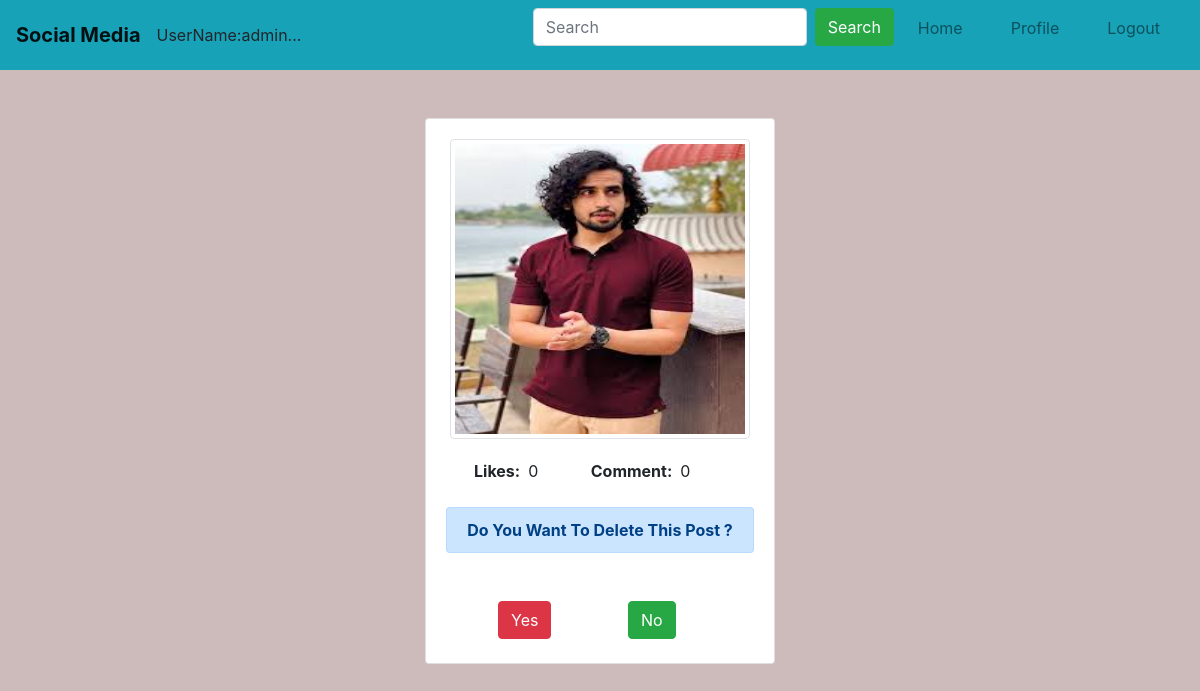
Page /user/upload_edit/4 (signed in) on the committed database.
### user1app/models.py (models this page shows, shortened)
class upload(models.Model):
    user=models.ForeignKey(User,on_delete=models.CASCADE)
    post=models.FileField(upload_to='media',null=True)
    date_posted=models.DateTimeField(auto_now_add=True)
    def like_count(self):
        return self.like_set.all().count()
    def comment_count(self):
        return self.comment_set.all().count()

### user1app/views.py (the view)
# urls.py: path('upload_edit/<int:id>',views.upload_edit,name='upload_edit'),
@login_required
def upload_edit(request,id):
    data=upload.objects.get(id=id)
    if data.post.name.lower().endswith(('.jpg','.png','.jpeg')):
        data.file_type = 'image'
    elif data.post.name.lower().endswith('.mp4'):
        data.file_type = 'video'
    elif data.post.name.lower().endswith(('.mp3', '.wav', '.ogg')):
        data.file_type = 'audio'
    else:
        data.file_type = 'other'
    return render(request,'upload_edit.html',{'data':data})

### templates/upload_edit.html (shortened to what this page needs)
{% extends 'base.html' %}
{% load static %}
{% block content %}
{% include 'navbar.html' %}
<div class="container">
    <div class="row">
        <div class="offset-md-4 col-md-4">
            <div class="card mt-5">
                <div class="card-body">
                    <center>
                        {% if data %}
    {% if data.file_type == 'image' %}
        <img src="{{ data.post.url }}" class="img-thumbnail" style="width: 300px; height: 300px;">
    {% elif data.file_type == 'video' %}
        <video width="300" height="300" controls>
            <source src="{{ data.post.url }}" type="video/mp4">
            Your browser does not support the video tag.
        </video>
    {% elif data.file_type == 'audio' %}
        <audio controls>
            <source src="{{ data.post.url }}" type="audio/mpeg">
            Your browser does not support the audio tag.
        </audio>
    {% else %}
        <a href="{{ data.post.url }}" target="_blank">{{ data.post.name }}</a>
    {% endif %}
{% endif %}
                </center>
                </div>
                <div>
                <strong class="mr-2 ml-5" >Likes:</strong>{{data.like_count}}
                <strong class="mr-2 ml-5">Comment:</strong>{{data.comment_count}}
            </div>
            <div class="text-center" style="margin-top: 10%;margin-bottom: 10%;">
                <strong class="alert alert-primary">Do You Want To Delete This Post ?</strong>
            </div>
            <div class="m-4">
                <a href="{% url 'upload_delete' data.id %}" class="btn btn-danger mr-4 ml-5">Yes</a>
                <a href="{% url 'Profile' %}" class="btn btn-success mr-4 ml-5">No</a>
            </div>
            </div>
        </div>
    </div>
</div>
{% endblock %}

### templates/navbar.html (shortened to what this page needs)
<nav class="navbar navbar-expand-lg navbar-light bg-info">
  <b><a class="navbar-brand" href="#">Social Media</a></b> UserName:{{user}}...
  <div class="collapse navbar-collapse justify-content-end" id="navbarNav">
  <ul class="navbar-nav">
    {% if request.user.is_authenticated %}
    <form class="form-inline" method="GET" action="{% url 'search'  %}">
      <input class="form-control mr-sm-2" type="text" placeholder="Search"name='keyword'>
      <button class="btn btn-success" type="submit">Search</button>
    </form>
    <li class="nav-item">
      <a class="nav-link mr-3 ml-3" href="{% url 'home' %}">Home <span class="sr-only">(current)</span></a>
    </li>
    <li class="nav-item">
      <a href="{% url 'Profile' %}" class="nav-link  mr-3 ml-3">Profile</a>
    </li>
    <li class="nav-item">
      <a class="nav-link  mr-3 ml-3" href="{% url 'log_out' %}">Logout</a>
    </li>
    {% endif %}
  </ul>
</div>
</nav>

### rows in the picture
upload: post (picture), like_count "0", comment_count "0"

### other values in the picture
{{ user }} "admin"
